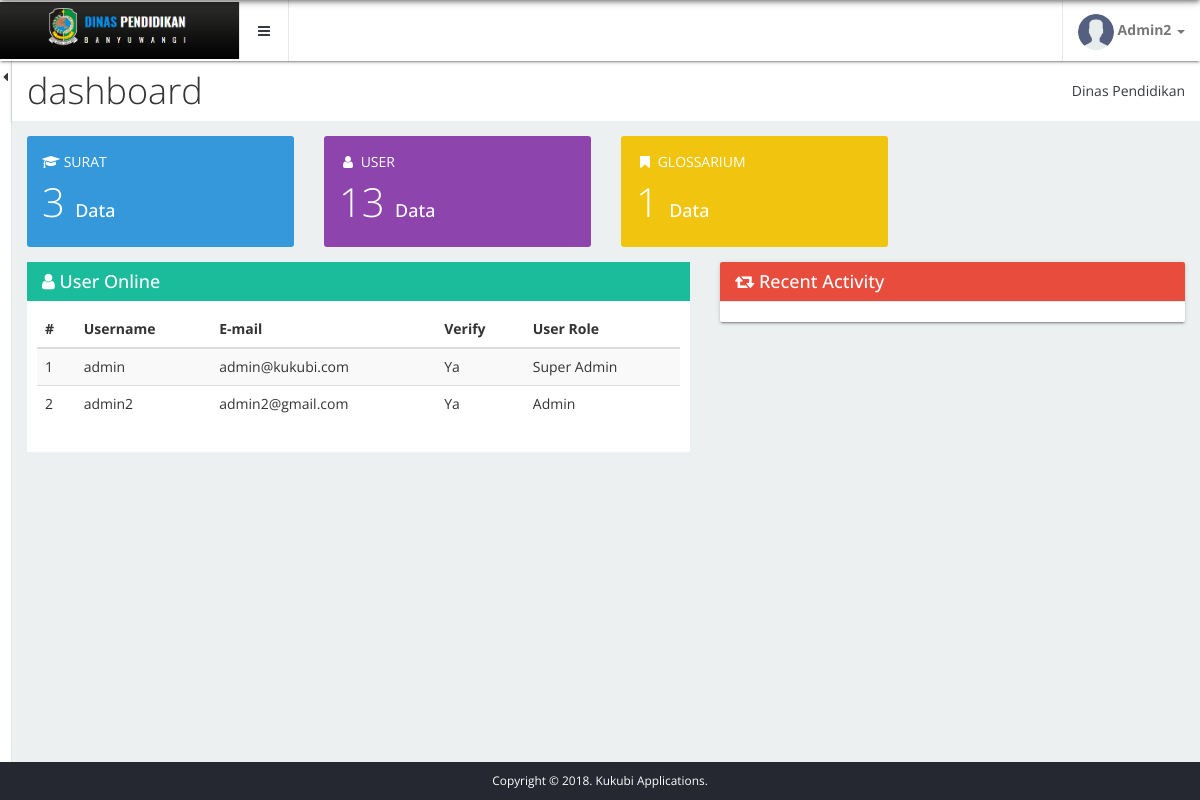
The page /management-kukubi/dashboard/ (signed in) on the database its author committed.
### tables this page shows
CREATE TABLE `user` (
  `id` int(11) NOT NULL,
  `username` varchar(100) NOT NULL,
  `password` varchar(100) NOT NULL,
  `role` int(11) NOT NULL,
  `email` varchar(100) NOT NULL,
  `verify_code` varchar(50) NOT NULL,
  `verify` int(11) NOT NULL,
  `status` int(11) NOT NULL
);

### management-kukubi/dashboard/query.php (called while the page is built, shortened)
<?php
$get_chapter = mysqli_query($conn, "SELECT count(*) AS total FROM data_surat");
$row_chapter = mysqli_fetch_array($get_chapter);
$get_user = mysqli_query($conn, "SELECT count(*) AS total FROM user");
$row_user = mysqli_fetch_array($get_user);
$get_glossarium = mysqli_query($conn, "SELECT count(*) AS total FROM glossarium");
$row_glossarium = mysqli_fetch_array($get_glossarium);
?>

### management-kukubi/dashboard/index.php (the view, shortened to what this page needs)
<?php
$title_page = 'dashboard';
include "../include/header.php";
include "query.php";
?>
<header class="main-heading shadow-2dp">
  <div class="dashhead bg-white">
    <div class="dashhead-titles">
      <h1 class="dashhead-title"><?= $title_page ?></h1>
    </div>
    <div class="dashhead-toolbar">
      <div class="dashhead-toolbar-item">
        <a href="#">Dinas Pendidikan</a>
      </div>
    </div>
  </div>
</header>
<div class="main-content bg-clouds">
  <div class="container-fluid p-t-15">
    <div class="row">
      <div class="col-xs-6 col-sm-3">
        <div class="box p-a-0 bg-peter-river b-r-3">
          <div class="p-a-15">
            <i class="fa fa-fw fa-graduation-cap"></i>
            <span class="text-white">SURAT</span>
            <div class="f-5 text-white">
              <span>
                <?= $row_chapter['total'] ?>
              </span>
              <span class="h4">Data</span>
            </div>
          </div>
        </div>
      </div>
      <div class="col-xs-6 col-sm-3">
        <div class="box p-a-0 bg-wisteria b-r-3">
          <div class="p-a-15">
            <i class="fa fa-fw fa-user"></i>
            <span class="text-white">USER</span>
            <div class="f-5 text-white">
              <span>
                <?= $row_user['total'] ?>
              </span>
              <span class="h4">Data</span>
            </div>
          </div>
        </div>
      </div>
      <div class="col-xs-6 col-sm-3">
        <div class="box p-a-0 bg-sun-flower b-r-3">
          <div class="p-a-15">
            <i class="fa fa-fw fa-bookmark text-white"></i>
            <span class="text-white">GLOSSARIUM</span>
            <div class="f-5 text-white">
              <span>
                <?= $row_glossarium['total'] ?>
              </span>
              <span class="h4">Data</span>
            </div>
          </div>
        </div>
      </div>
    </div>
    <div class="row">
      <div class="col-sm-7">
        <div class="box">
          <header class="bg-turquoise text-white">
            <h4><i class="fa fa-user"></i> User Online</h4>
          </header>
          <div class="box-body p-a-0 max-h-lg ps" style="margin:10px">
            <table class="table table-striped table-hover ps" data-plugin="datatables">
              <thead>
                <tr>
                  <th>#</th>
                  <th>Username</th>
                  <th>E-mail</th>
                  <th>Verify</th>
                  <th>User Role</th>
                </tr>
              </thead>
              <tbody>
                <?php
                $no = 0;
                $u_online = mysqli_query($conn, "SELECT * FROM user WHERE status = 1");
                while($ru_online = mysqli_fetch_array($u_online)){
                  $no++;
                ?>
                <tr>
                  <td><?= $no ?></td>
                  <td><?= $ru_online['username'] ?></td>
                  <td><?= $ru_online['email'] ?></td>
                  <td><?= $ru_online['verify'] == 1? 'Ya' : 'Tidak' ?></td>
                  <td>
                    <?php
                    if($ru_online['role'] == 0)
                      echo "Super Admin";
                    else if($ru_online['role'] == 1)
                      echo "Admin";
                    else if($ru_online['role'] == 2)
                      echo "Student";
                    else if($ru_online['role'] == 3)
                      echo "Teacher";
                    ?>
                  </td>
                </tr>
                <?php } ?>
              </tbody>
            </table>
          </div>
        </div>
      </div>
      <div class="col-sm-5">
        <div class="box shadow-2dp b-r-2">
          <header class="b-b bg-alizarin text-white">
            <h4><i class="fa fa-retweet"></i> Recent Activity</h4>
          </header>
          <div class="box-body">
          </div>
        </div>
      </div>
    </div>
  </div>
</div>
<?php
include "../include/footer.php";
?>

### rows shown on the page
user: username "admin", email "admin@kukubi.com", verify "Ya", role "Super Admin"
user: username "admin2", email "admin2@gmail.com", verify "Ya", role "Admin"

### other values the page prints
$_SESSION['username'] "Admin2"
$title_page "dashboard"
$row_chapter['total'] "3"
$row_user['total'] "13"
$row_glossarium['total'] "1"
